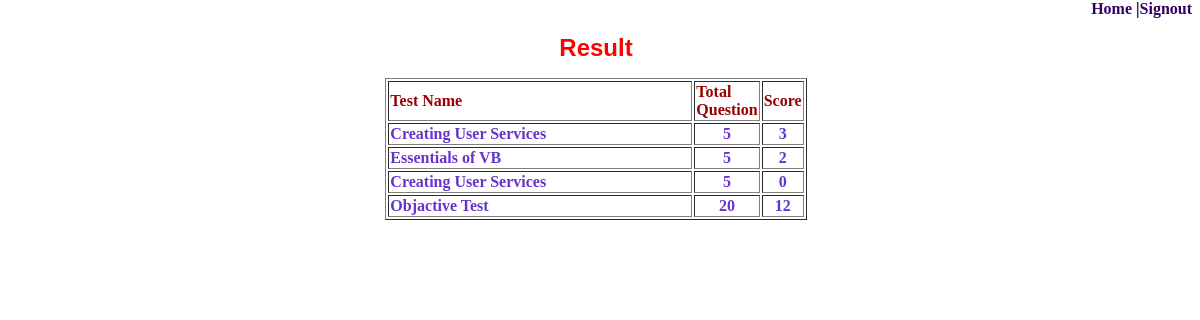
The app's page /result.php (signed in) with its own data.
### tables this page shows
CREATE TABLE `mst_result` (
  `login` varchar(20) default NULL,
  `test_id` int(5) default NULL,
  `test_date` date default NULL,
  `score` int(3) default NULL
);

CREATE TABLE `mst_test` (
  `test_id` int(5) NOT NULL auto_increment,
  `sub_id` int(5) default NULL,
  `test_name` varchar(30) default NULL,
  `total_que` varchar(15) default NULL,
  PRIMARY KEY  (`test_id`)
);

### result.php (the view, shortened to what this page needs)
<!DOCTYPE HTML PUBLIC "-//W3C//DTD HTML 4.01 Transitional//EN" "http://www.w3.org/TR/html4/loose.dtd">
<html>
<head>
<link href="quiz.css" rel="stylesheet" type="text/css">
</head>
<body>
<?php
include("header.php");
include("database.php");
extract($_SESSION);
$rs=mysqli_query($cn,"select t.test_name,t.total_que,r.test_date,r.score from mst_test t, mst_result r where
t.test_id=r.test_id and r.login='$login'") or die(mysqli_error($cn));
echo "<h1 class=head1> Result </h1>";
echo "<table border=1 align=center><tr class=style2><td width=300>Test Name <td> Total<br> Question <td> Score";
while($row=mysqli_fetch_row($rs))
{
echo "<tr class=style8><td>$row[0] <td align=center> $row[1] <td align=center> $row[3]";
}
echo "</table>";
?>
</body>
</html>

### header.php (shortened to what this page needs)
 <?php
if(isset($_SESSION['login']))
{
 echo "<div align=\"right\"><strong><a href=\"index2.php\"> Home </a>|<a href=\"signout.php\">Signout</a></strong></div>";
 }
 else
 {
 	echo "&nbsp;";
 }
?>

### quiz.css (style rules this page uses)
body { margin-left: 0px; margin-top: 0px; }
.style2 { color: #990000; font-weight: bold; }
.style8 { color: #6633CC; font-weight: bold; }
a:link { color: #330066; text-decoration: none; }
.head1 { font-family: Arial, Helvetica, sans-serif; font-size: 24px; color: #FF0000; text-align: center; font-weight: bold; }

### records on screen
mst_result: test.test_name "Creating User Services", test.total_que "5", score "3"
mst_result: test.test_name "Essentials of VB", test.total_que "5", score "2"
mst_result: test.test_name "Creating User Services", test.total_que "5", score "0"
mst_result: test.test_name "Objactive Test", test.total_que "20", score "12"
